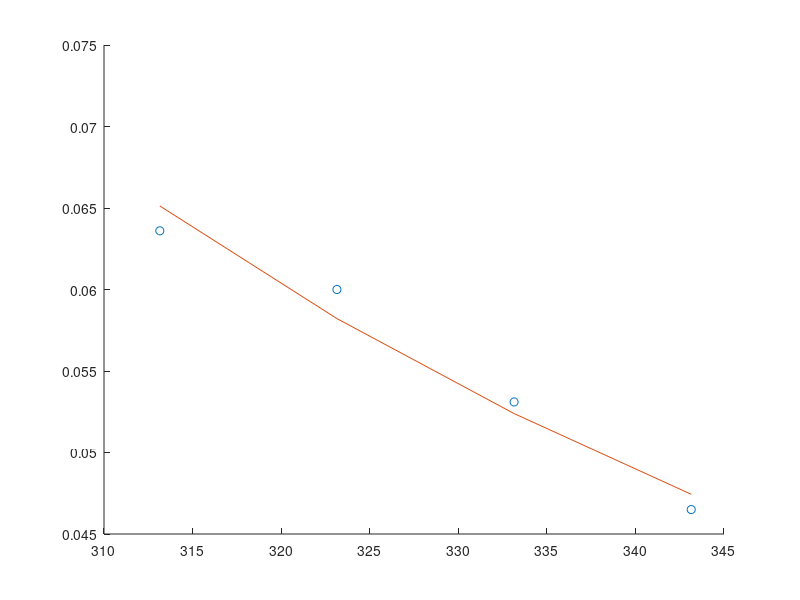
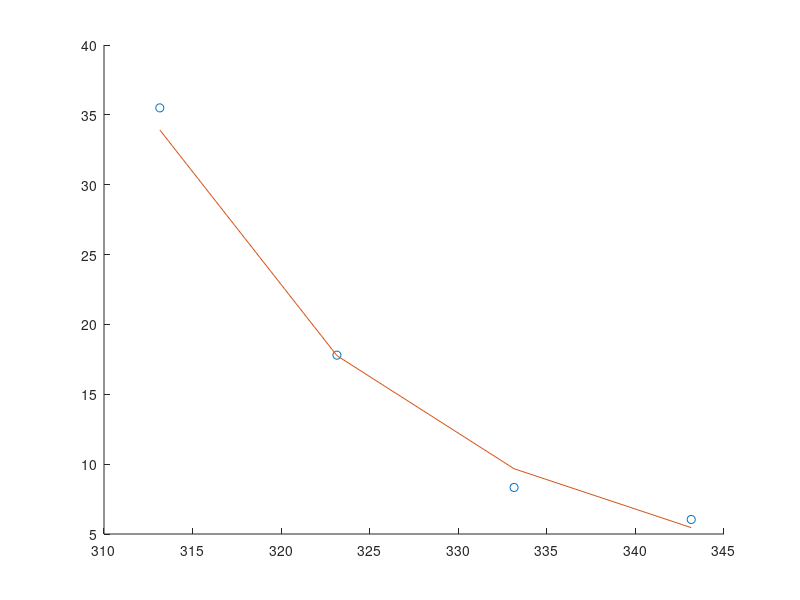
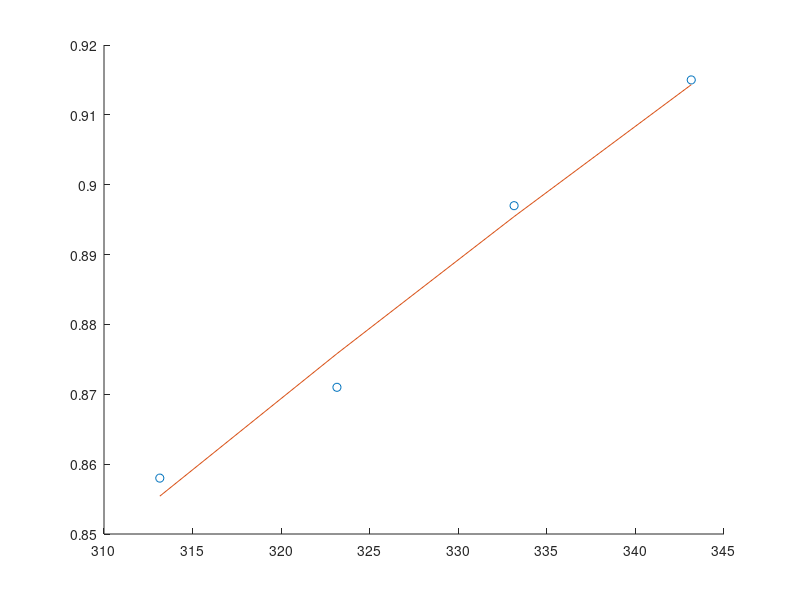

Recreate these plots in MATLAB, in order.
Data = csvread('gab_data_andrieu.csv', 1, 0);
T = Data(:,1);
m = Data(:,4);
C = Data(:,2);
k = Data(:,3);

T = ones(length(T),1)*273.15 + T;

bm = regress(log(m), [ones(length(T),1) 1./T]);
bc = regress(log(C), [ones(length(T),1) 1./T]);
bk = regress(log(k), [ones(length(T),1) 1./T]);

bm(1) = exp(bm(1));
bc(1) = exp(bc(1));
bk(1) = exp(bk(1));

figure(1);
hold on;
plot(T, m, 'o');
plot(T, bm(1)*exp(bm(2)./T));
hold off;

figure(2);
hold on;
plot(T, C, 'o');
plot(T, bc(1)*exp(bc(2)./T));
hold off;

figure(3);
hold on;
plot(T,k, 'o');
plot(T, bk(1)*exp(bk(2)./T));
hold off;

bc
bk
bm
